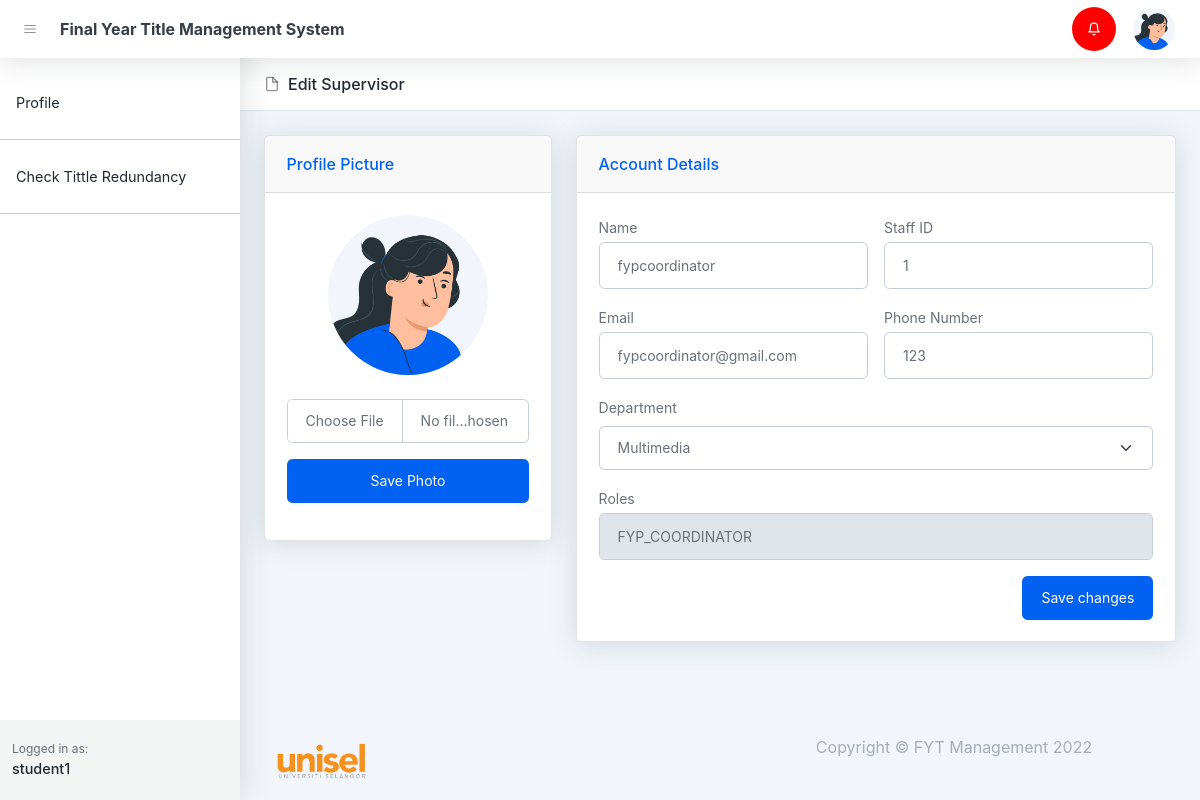
/edit-fyp_coordinator.php?fyp_coordinator_id=6 (signed in), run on the app's committed database.
### tables this page shows
CREATE TABLE `notifications` (
  `id` bigint(20) UNSIGNED NOT NULL,
  `user_id` text DEFAULT NULL,
  `notification` text DEFAULT NULL,
  `status` varchar(255) DEFAULT NULL,
  `created_at` timestamp NULL DEFAULT NULL,
  `updated_at` timestamp NULL DEFAULT NULL
);

CREATE TABLE `users` (
  `id` bigint(20) UNSIGNED NOT NULL,
  `name` varchar(255) NOT NULL,
  `email` varchar(255) DEFAULT NULL,
  `handphone` varchar(255) DEFAULT NULL,
  `roles` varchar(255) DEFAULT NULL,
  `password` varchar(255) DEFAULT NULL,
  `image` text DEFAULT NULL,
  `created_at` timestamp NULL DEFAULT NULL,
  `updated_at` timestamp NULL DEFAULT NULL
);

CREATE TABLE `staffs` (
  `id` bigint(20) UNSIGNED NOT NULL,
  `user_id` bigint(20) NOT NULL,
  `roles` varchar(255) DEFAULT NULL,
  `staff_id` varchar(255) DEFAULT NULL,
  `department` varchar(255) DEFAULT NULL,
  `fypcoordinator_status` varchar(255) DEFAULT NULL,
  `cluster_status` varchar(255) DEFAULT NULL,
  `status` varchar(255) DEFAULT NULL,
  `created_at` timestamp NULL DEFAULT NULL,
  `updated_at` timestamp NULL DEFAULT NULL,
  `cluster_id` varchar(255) DEFAULT NULL
);

### edit-fyp_coordinator.php (the view, shortened to what this page needs)
<!DOCTYPE html>
<html lang="en">
<head>
    <?php include('layout_admin/header.php') ?>
</head>
<body class="nav-fixed">
    <?php include('layout_admin/navbar.php') ?>
    <div id="layoutSidenav">
        <div id="layoutSidenav_nav">
            <?php include('layout_admin/sidenav.php') ?>
        </div>
        <div id="layoutSidenav_content">
            <main>
                <header class="page-header page-header-compact page-header-light border-bottom bg-white mb-4">
                    <div class="container-xl px-4">
                        <div class="page-header-content">
                            <div class="row align-items-center justify-content-between pt-3">
                                <div class="col-auto mb-3">
                                    <h1 class="page-header-title">
                                        <div class="page-header-icon"><i data-feather="file"></i></div>
                                        Edit Supervisor
                                    </h1>
                                </div>
                            </div>
                        </div>
                    </div>
                </header>
                <?php
                    $conn = setDbConnection();
                    $sql = "select users.* , staffs.* from users left join staffs on staffs.user_id = users.id where users.id = '".$_REQUEST['fyp_coordinator_id']."'";
                    $result = $conn->query($sql);
                    $hod = null;
                    if ($result->num_rows > 0) {
                        while ($row = $result->fetch_assoc()) {
                            $hod = $row;
                        }
                    }
                ?>
                <div class="container-xl px-4 mt-4">
                    <div class="row">
                        <div class="col-xl-4">
                            <form action="controllers/hod/updateFypCoordinatorPhoto.php" method="post" enctype="multipart/form-data">
                                <div class="card mb-4 mb-xl-0">
                                    <div class="card-header">Profile Picture</div>
                                    <div class="card-body">
                                        <div class="text-center">
                                            <img class="img-account-profile rounded-circle mb-2 upload-image"
                                            src="<?php
                                                if (isset($hod['image'])) {
                                                    echo '/fyp/assets/profile/'.$hod['image'];
                                                } else {
                                                    echo '/fyp/assets/img/illustrations/profiles/profile-1.png';
                                                } ?>" alt="" />
                                        </div>
                                        <div class="my-3">
                                            <input class="form-control upload" type="file" name="user_picture">
                                        </div>
                                        <div class="my-3">
                                            <button class="btn btn-primary w-100" type="submit">Save Photo</button>
                                        </div>
                                    </div>
                                </div>
                            </form>
                        </div>
                        <div class="col-xl-8">
                            <div class="card mb-4">
                                <div class="card-header">Account Details</div>
                                <div class="card-body">
                                    <form action="controllers/hod/updateFypCoordinatorProfile.php" method="post" >
                                        <div class="row gx-3 mb-3">
                                            <div class="col-md-6">
                                                <label class="small mb-1" for="inputUsername">Name</label>
                                                <input class="form-control" type="text" placeholder="Enter your username" value="<?php echo $hod['name'] ?>" name="name" />
                                            </div>
                                            <div class="col-md-6">
                                                <label class="small mb-1">Staff ID</label>
                                                <input class="form-control" type="text" placeholder="Enter Staff ID" value="<?php echo $hod['staff_id'] ?>" name=staff_id required/>
                                            </div>
                                        </div>
                                        <div class="row gx-3 mb-3">
                                            <div class="col-md-6">
                                                <label class="small mb-1" for="inputLastName">Email</label>
                                                <input class="form-control" type="email" name="email" placeholder="Enter email" value="<?php echo $hod['email'] ?>" required />
                                            </div>
                                            <div class="col-md-6">
                                                <label class="small mb-1" for="inputOrgName">Phone Number</label>
                                                <input class="form-control" type="text" placeholder="Enter phone number" value="<?php echo $hod['handphone'] ?>" name="phone_number" />
                                            </div>
                                        </div>
                                        <div class="row gx-3 mb-3">
                                            <div class="col-md-12">
                                            <label class="small mb-2">Department</label>
                                                <select name=department class=form-select>
                                                    <option value="multimedia" <?php if($hod['department'] == 'multimedia'){echo 'selected';}?>>Multimedia</option>
                                                </select>
                                            </div>
                                        </div>
                                        <div class="row gx-3 mb-3">
                                            <div class="col-md-12">
                                                <label class="small mb-1" for="inputLastName">Roles</label>
                                                <input class="form-control" type="text" name="roles" value="<?php echo strtoupper($hod['roles']) ?>" disabled />
                                            </div>
                                        </div>
                                        <div class="text-end">
                                            <button class="btn btn-primary" type="submit">Save changes</button>
                                        </div>
                                    </div>
                            </div>
                        </div>
                    </div>
                </div>
            </main>
            <?php include('layout_admin/footer.php') ?>
        </div>
    </div>
</body>
</html>

### data on the page
users: name "fypcoordinator", staff_id "1", email "fypcoordinator@gmail.com", phone_number "123", roles "FYP_COORDINATOR"
staffs: department "Multimedia"

### other printed values
$_SESSION['name'] "student1"
